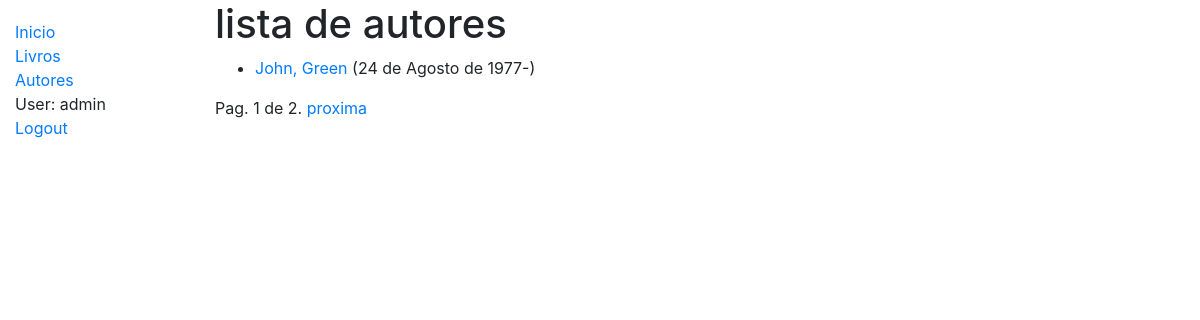
The page /catalogos/autores/ (signed in) on the database its author committed.
### catalogos/models.py (models this page shows, shortened)
class Autor(models.Model):
    nome = models.CharField(max_length=100)
    sobrenome = models.CharField(max_length=100)
    dataNascimento = models.DateField(null=True, blank=True)
    dataMorte = models.DateField('Morto', null=True, blank=True)
    class Meta:
        ordering = ['nome', 'sobrenome']
    def get_absolute_url(self):
        return reverse('autor-detalhe', args=[str(self.id)])

### catalogos/views.py (the view)
# urls.py: path('autores/', views.AutorListView.as_view(), name='autores'),
class AutorListView(LoginRequiredMixin, generic.ListView):
    model = Autor
    paginate_by = 1

### catalogos/templates/catalogos/autor_list.html
{% extends "base.html" %}
{% block content %}
  <h1>lista de autores</h1>
  {% if autor_list %}
  <ul>
    {% for autor in autor_list %}
      <li>
        <a href="{{ autor.get_absolute_url }}">{{ autor.nome }}, {{autor.sobrenome}}</a> ({{autor.dataNascimento}}-{% if autor.dataMorte %}{{autor.dataMorte}}{% endif %})
      </li>
    {% endfor %}
  </ul>
  {% else %}
    <p>Não há autores cadastrados.</p>
  {% endif %}
{% endblock %}

### catalogos/templates/base.html (shortened to what this page needs)
<!DOCTYPE html>
<html lang="pt-BR">
<head>
  <link rel="stylesheet" href="https://stackpath.bootstrapcdn.com/bootstrap/4.1.3/css/bootstrap.min.css">
  {% load static %}
  <link rel="stylesheet" href="{% static 'css/styles.css' %}">
</head>
<body>
  <div class="container-fluid">
    <div class="row">
      <div class="col-sm-2">
      {% block sidebar %}
        <ul class="sidebar-nav">
          <li><a href="{% url 'index' %}">Inicio</a></li>
          <li><a href="{% url 'livros' %}">Livros</a></li>
          <li><a href="{% url 'autores' %}">Autores</a></li>
          {% if user.is_authenticated %}
            <li>User: {{ user.get_username }}</li>
            <li><a href="{% url 'logout'%}?next={{request.path}}">Logout</a></li>
          {% else %}
            <li><a href="{% url 'login'%}?next={{request.path}}">Login</a></li>
          {% endif %}
        </ul>
      {% endblock %}
      </div>
      <div class="col-sm-10 ">{% block content %}{% endblock %}
        {% block pagination %}
          {% if is_paginated %}
              <div class="pagination">
                  <span class="page-links">
                      <span class="page-current">
                          Pag. {{ page_obj.number }} de {{ page_obj.paginator.num_pages }}.
                      </span>
                      {% if page_obj.has_next %}
                          <a href="{{ request.path }}?page={{ page_obj.next_page_number }}">proxima</a>
                      {% endif %}
                  </span>
              </div>
          {% endif %}
        {% endblock %}
      </div>
    </div>
  </div>
</body>
</html>

### catalogos/templates/static/css/styles.css (style rules this page uses)
.sidebar-nav { margin-top: 20px; padding: 0; list-style: none; }

### rows shown on the page
Autor: nome "John", sobrenome "Green", dataNascimento "24 de Agosto de 1977"

### other values the page prints
{{ user.get_username }} "admin"
{{ page_obj.number }} "1"
{{ page_obj.paginator.num_pages }} "2"
